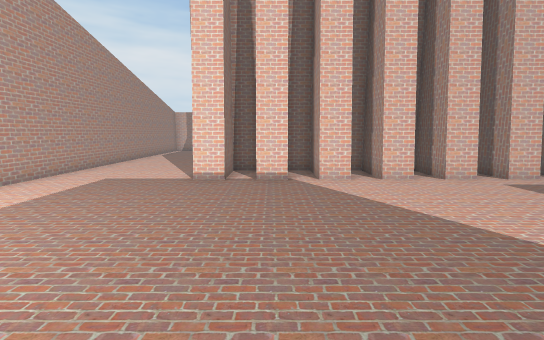
view 1 (above)

22 first-person views from a walk through a Unity game level. The camera is 1.5 m above the floor, tilts 8° down and sees 90° across. The floor is counted in squares, 1 m on a side. Each view is taken from the middle of a square. On the plan, view 1 faces up. The plan holds only what a view shows up to about 14 squares ahead; the rest is blank. The place goes on beyond the plan.

view 2
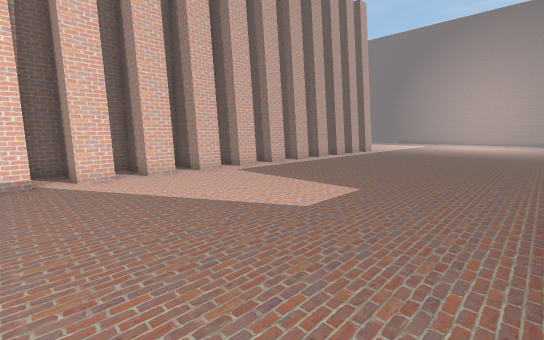

view 3
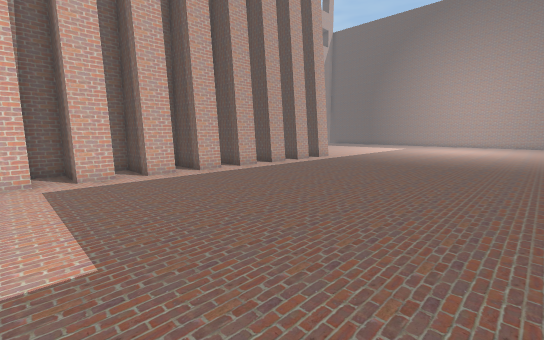

view 4
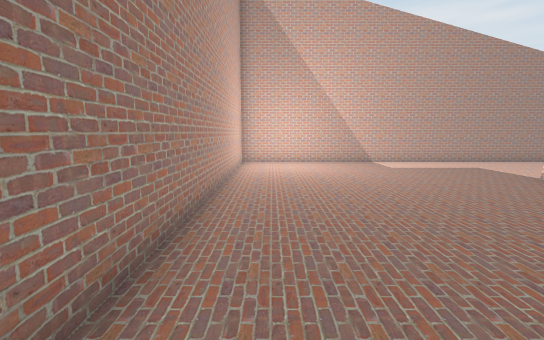

view 5
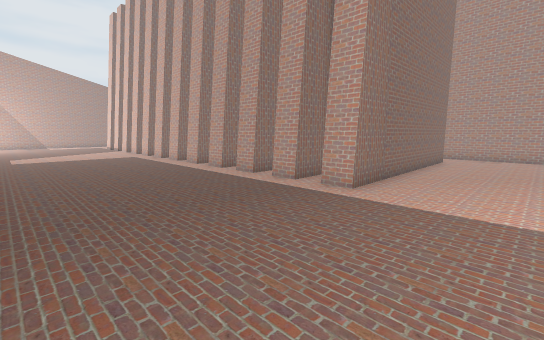

view 6
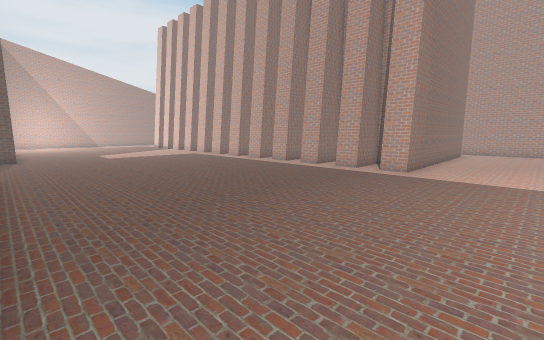

view 7
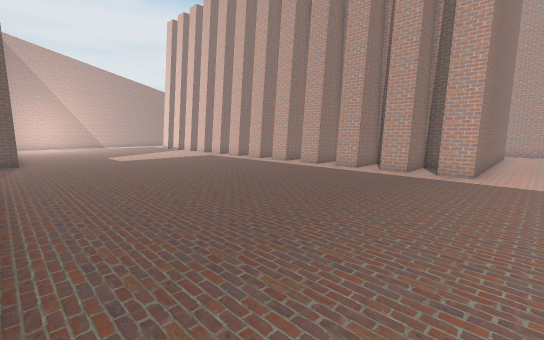

view 8
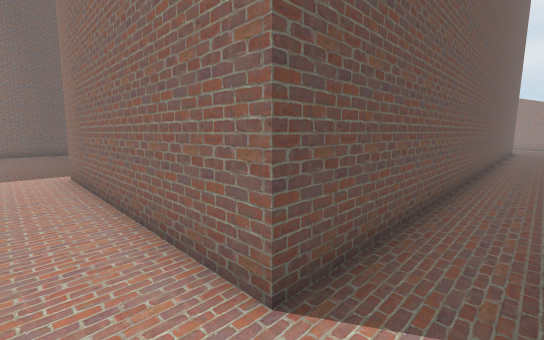

view 9
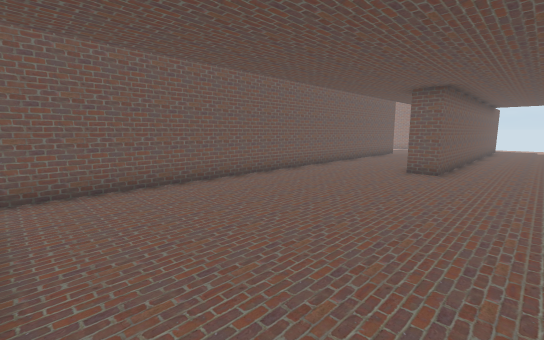

view 10
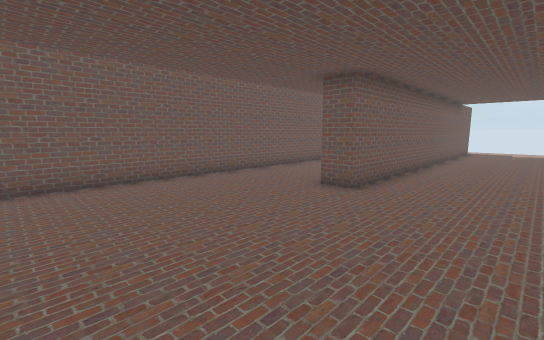

view 11
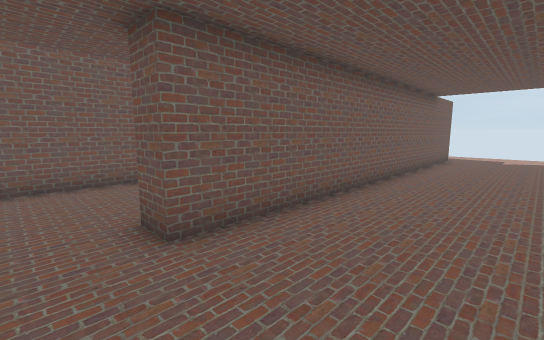

view 12
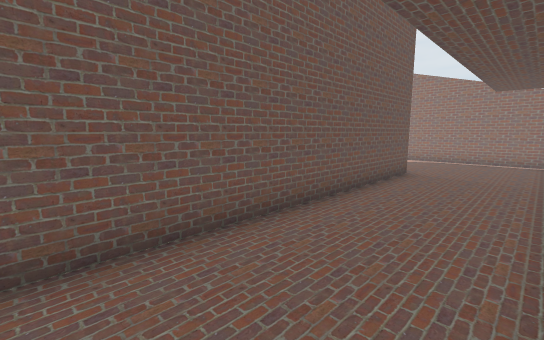

view 13
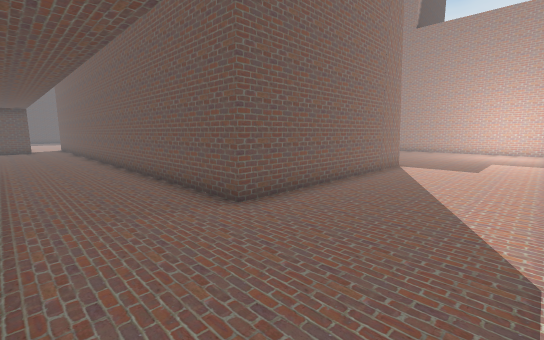

view 14
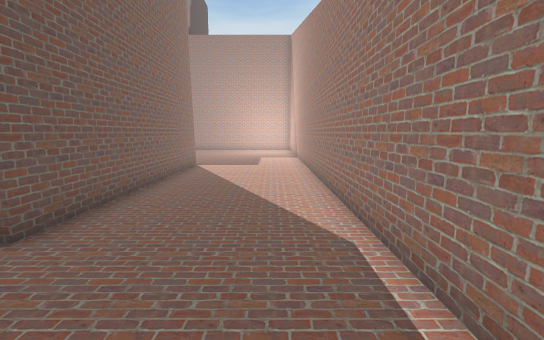

view 15
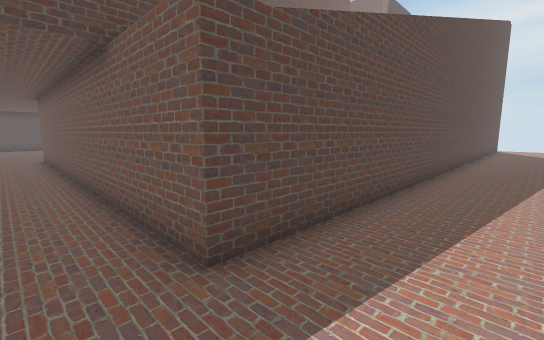

view 16
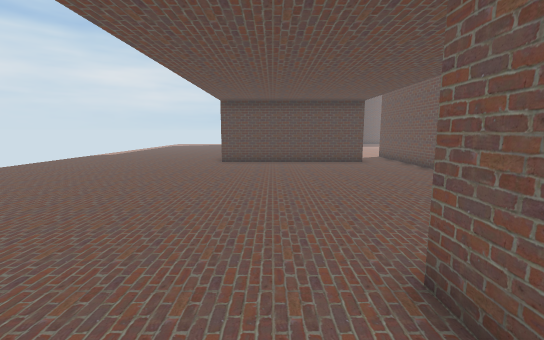

view 17
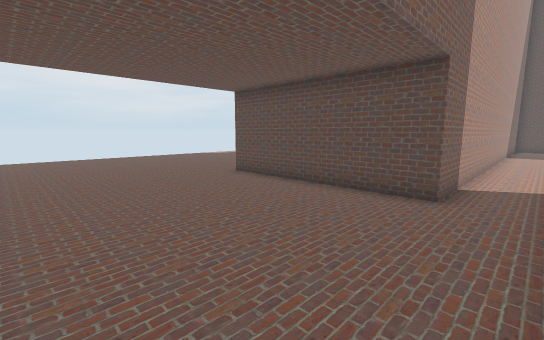

view 18
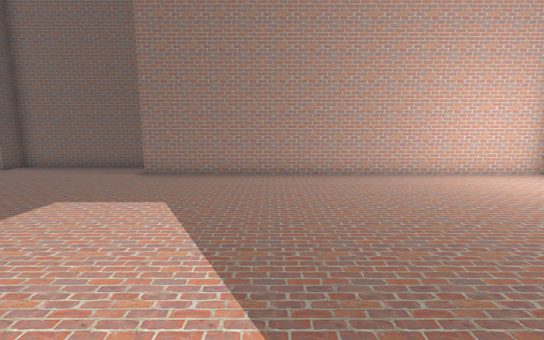

view 19
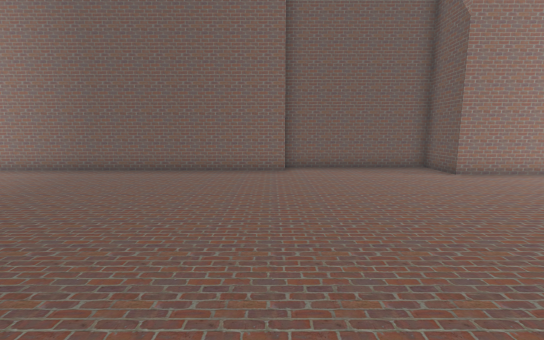

view 20
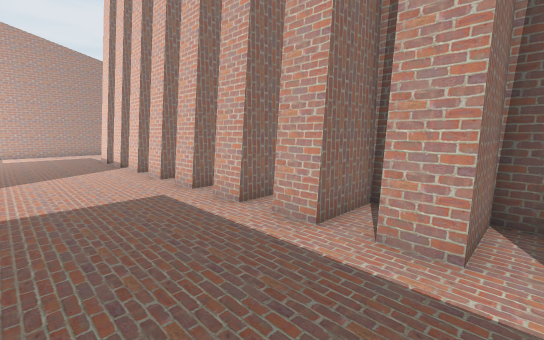

view 21
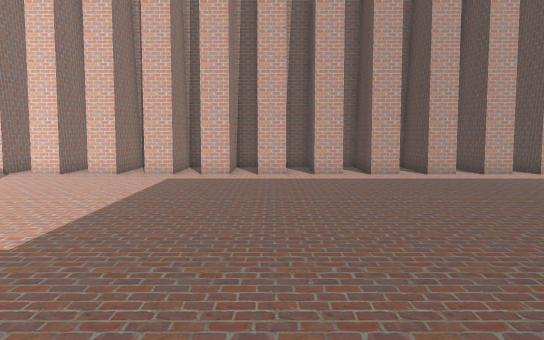

view 22
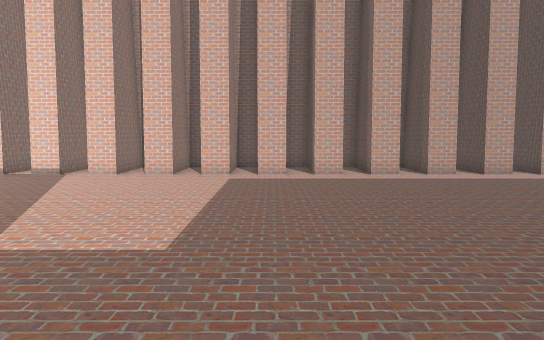

### Floor plan
Points are (right, up) in squares from view 1. A wall is a line through its corners. A room is listed if a view was taken in it or the views show most of it. See-through windows are left out.
Room 1 (views 1, 2, 3, 4, 5, 6, 7, 8, 9, 10, 11, 12, 13, 14, 15, 16, 17, 18, 19, 20, 21, 22)
walls: (0.5, 10.1) (0.5, 8.6) (-0.5, 8.6); (-0.6, 10.5) (-1.5, 10.5) (-1.5, 8.6) (-2.5, 8.6) (-2.5, 17.5) (20.5, 17.5) (20.5, 8.6) (19.5, 8.6) (19.5, 9.9); (14.5, 10.4) (14.5, 8.6) (13.5, 8.6) (13.5, 10.5) (12.5, 10.5) (12.5, 8.6) (11.5, 8.6) (11.5, 10.5) (10.5, 10.5) (10.5, 8.6) (9.5, 8.6) (9.5, 10.5) (8.5, 10.5) (8.5, 8.6) (7.5, 8.6) (7.5, 10.5) (6.5, 10.5) (6.5, 8.6) (5.5, 8.6) (5.5, 10.5) (4.5, 10.5) (4.5, 8.6) (3.5, 8.6) (3.5, 10.5) (2.5, 10.5) (2.5, 8.6) (1.5, 8.6) (1.5, 10.5) (0.5, 10.5); (16.5, 10.5) (16.5, 8.6) (15.5, 8.6) (15.5, 10.5); (-8.5, 6.5) (-8.5, 22.5) (6.5, 22.5) (6.5, 21.5); (19.1, 10.5) (18.5, 10.5) (18.5, 8.6) (17.5, 8.6) (17.5, 10.1); (-7.5, 21.1) (-7.5, -1.5) (6.5, -1.5) (6.5, -3.5) (12.5, -3.5) (12.5, -2.5) (23.5, -2.5); (24.5, 19.5) (17.5, 19.5) (17.5, 26.5)

Where each view was taken, in squares from view 1:
view 1: 0 up, 0 right, facing up
view 2: 1 down, 0 right, facing up-right
view 3: 1 down, 6 right, facing up-right
view 4: 0 up, 6 right, facing left
view 5: 2 up, 24 right, facing up-left
view 6: 2 down, 24 right, facing up-left
view 7: 2 down, 22 right, facing up-left
view 8: 19 up, 22 right, facing down-left
view 9: 25 up, 17 right, facing down-left
view 10: 26 up, 13 right, facing down-left
view 11: 26 up, 8 right, facing down-left
view 12: 21 up, 8 right, facing down-left
view 13: 21 up, 7 left, facing down-right
view 14: 21 up, 6 left, facing down
view 15: 24 up, 11 left, facing down-right
view 16: 24 up, 4 right, facing right
view 17: 18 up, 11 right, facing up-right
view 18: 8 up, 2 right, facing down
view 19: 8 up, 13 right, facing down
view 20: 5 up, 13 right, facing up-left
view 21: 1 down, 10 right, facing up
view 22: 1 down, 8 right, facing up
